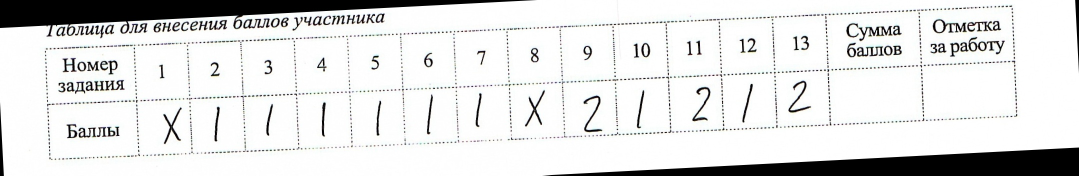
#> input picture img_rotated.jpg, 2158 x 351 px (shown at 1/2 size)
$ python -i mnist_preprocess_code.py   (imports and definitions only)
#> lines starting #> are read from the running program, lines starting #| are printed output that depends on the picture; after the words box and inside, x2 and y2 are one past the last pixel; in counts of white or black regions, pixels touching at a corner belong together
from scipy.ndimage import center_of_mass
import math
import cv2
import numpy as np


def getBestShift(img):
    """
    Calculates the optimal shift to center an image.

        This method determines the horizontal and vertical shifts needed to
        center the image's center of mass at the image's center.

        Args:
            img: The input image (NumPy array).

        Returns:
            tuple: A tuple containing the horizontal and vertical shift values (shiftx, shifty) as integers.
    """
    cy, cx = center_of_mass(img)

    rows, cols = img.shape
    shiftx = np.round(cols / 2.0 - cx).astype(int)
    shifty = np.round(rows / 2.0 - cy).astype(int)

    return shiftx, shifty


def shift(img, sx, sy):
    """
    Shifts an image by a specified number of pixels in the x and y directions.

        Args:
            img: The input image (NumPy array).
            sx: The amount to shift the image horizontally (in pixels).
            sy: The amount to shift the image vertically (in pixels).

        Returns:
            The shifted image (NumPy array).
    """
    rows, cols = img.shape
    M = np.float32([[1, 0, sx], [0, 1, sy]])
    shifted = cv2.warpAffine(img, M, (cols, rows))
    return shifted


def preprocess_image(img):
    """
    Preprocesses an image for use in a model.

      This method converts the input image to grayscale, applies thresholding,
      removes leading/trailing black rows and columns, resizes the image to a
      standard size, pads it with zeros, shifts it based on best alignment,
      and normalizes pixel values.

      Args:
        img: The input image as a NumPy array.

      Returns:
        A NumPy array representing the preprocessed image with shape (-1, 28, 28, 1).
    """
    gray = 255 - img
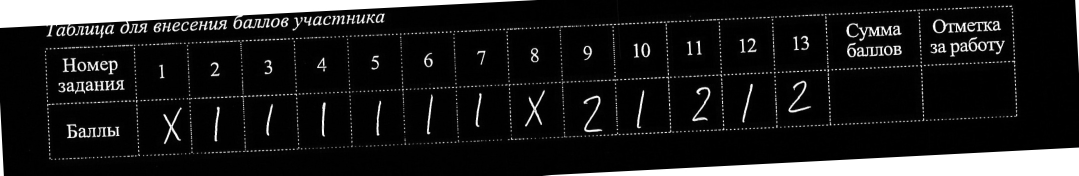
#> gray: shape (351, 2158) (shown at 1/2 size); min 0, max 255, mean 31.2
    (_, gray) = cv2.threshold(gray, 128, 255, cv2.THRESH_BINARY | cv2.THRESH_OTSU)
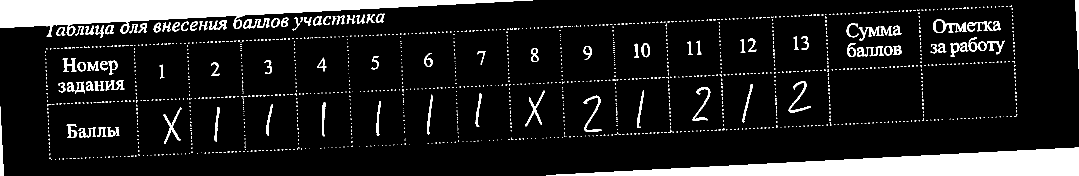
#> gray: shape (351, 2158) (shown at 1/2 size); 11.6% white; 1359 white regions (1262 under 20 px), largest, box (x1, y1, x2, y2) and area: (0, 0, 1066, 73) 30780, (1093, 295, 2158, 351) 30080, (1717, 52, 1785, 82) 618

    while np.sum(gray[0]) == 0:
        gray = gray[1:]
#> this loop made 0 passes
    while np.sum(gray[:, 0]) == 0:
        gray = np.delete(gray, 0, 1)
    while np.sum(gray[-1]) == 0:
        gray = gray[:-1]
    while np.sum(gray[:, -1]) == 0:
        gray = np.delete(gray, -1, 1)
    rows, cols = gray.shape
#> rows = 351; cols = 2158

    if rows > cols:
        factor = 20.0 / rows
        rows = 20
        cols = int(round(cols * factor))
        gray = cv2.resize(gray, (cols, rows))
    else:
        factor = 20.0 / cols
#> factor = 0.00927
        cols = 20
        rows = int(round(rows * factor))
#> rows = 3
        gray = cv2.resize(gray, (cols, rows))

    colsPadding = (
        int(math.ceil((28 - cols) / 2.0)),
        int(math.floor((28 - cols) / 2.0)),
    )
    rowsPadding = (
        int(math.ceil((28 - rows) / 2.0)),
        int(math.floor((28 - rows) / 2.0)),
    )
#> rowsPadding = (13, 12)
    gray = np.pad(gray, (rowsPadding, colsPadding), "constant")
#> gray: shape (28, 28)

    shiftx, shifty = getBestShift(gray)
#> in getBestShift, `cy, cx = center_of_mass(img)`: cy = 13.21; cx = 16.1
#> in getBestShift, `shiftx = np.round(cols / 2.0 - cx).astype(int)`: shiftx = -2
#> in getBestShift, `shifty = np.round(rows / 2.0 - cy).astype(int)`: shifty = 1
#> shiftx = -2; shifty = 1
    shifted = shift(gray, shiftx, shifty)
#> in shift, `M = np.float32([[1, 0, sx], [0, 1, sy]])`: M = [[1, 0, -2], [0, 1, 1]]
#> in shift, `shifted = cv2.warpAffine(img, M, (cols, rows))`:
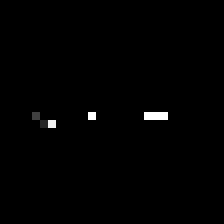
#> shifted: shape (28, 28) (shown 8 times larger); min 0, max 255, mean 1.7
    gray = shifted

    img = gray / 255.0
    img = np.array(img).reshape(-1, 28, 28, 1)
    return img

>>> import cv2
>>> picture = cv2.imread('../img_rotated.jpg', cv2.IMREAD_GRAYSCALE)
>>> result = preprocess_image(picture)

$ run again, on sample2.jpg
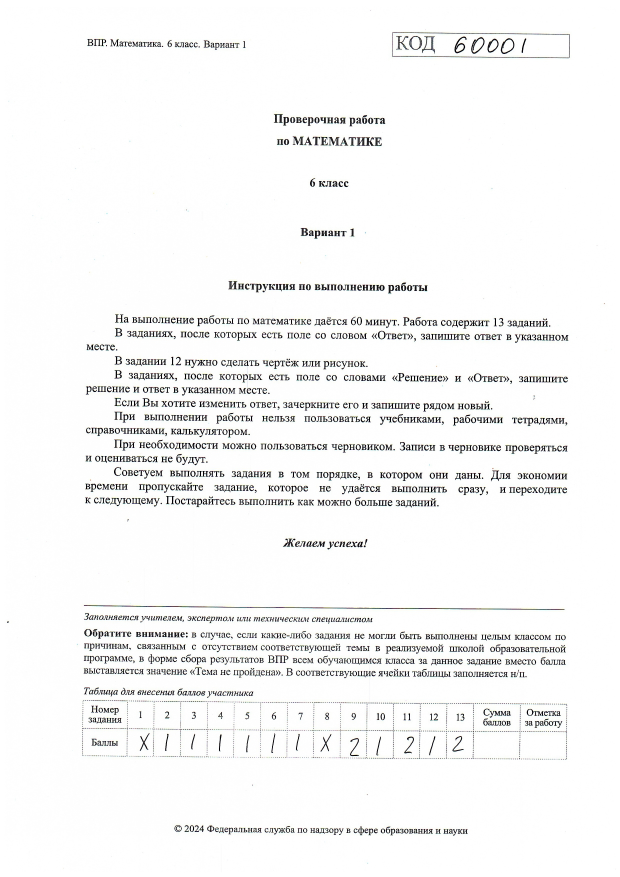
#> input picture sample2.jpg, 1240 x 1753 px (shown at 1/2 size)
#> in preprocess_image, `(_, gray) = cv2.threshold(gray, 128, 255, cv2.THRESH_BINARY | cv2.THRE..`:
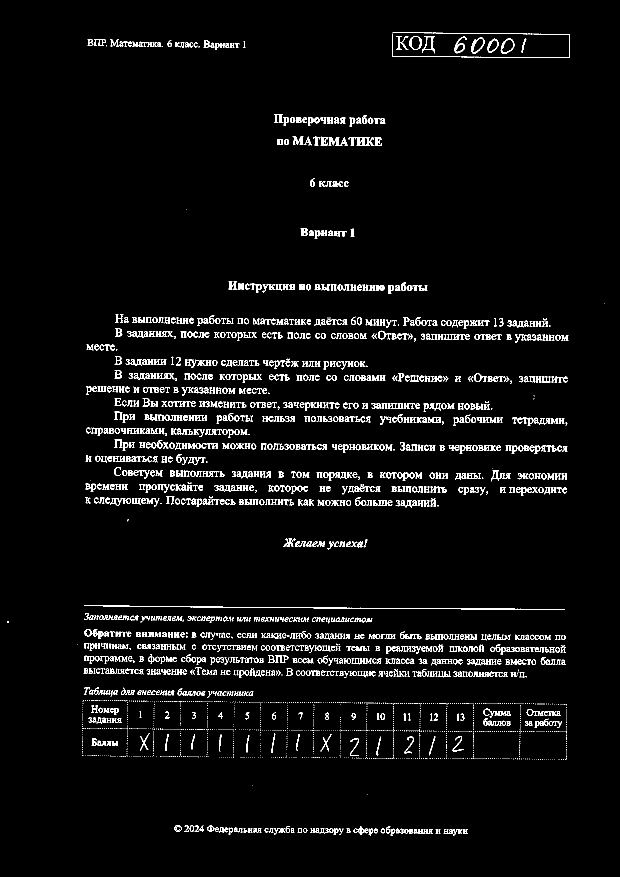
#> gray: shape (1753, 1240) (shown at 1/2 size); 4% white in thin lines or dots, all inside (x1, y1, x2, y2) = (14, 64, 1209, 1671)
#> the loop in preprocess_image, `while np.sum(gray[0]) == 0:` made 64 passes
#> the loop in preprocess_image, `while np.sum(gray[:, 0]) == 0:` made 14 passes
#> the loop in preprocess_image, `while np.sum(gray[-1]) == 0:` made 82 passes
#> the loop in preprocess_image, `while np.sum(gray[:, -1]) == 0:` made 31 passes
#> in preprocess_image, `gray = np.pad(gray, (rowsPadding, colsPadding), "constant")`:
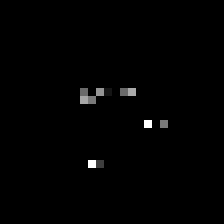
#> gray: shape (28, 28) (shown 8 times larger); min 0, max 255, mean 2
#> cy = 14.03; cx = 13.7
#> in getBestShift, `shiftx = np.round(cols / 2.0 - cx).astype(int)`: shiftx = 0
#> M = [[1, 0, 0], [0, 1, 0]]

$ run again, on table_image.jpg
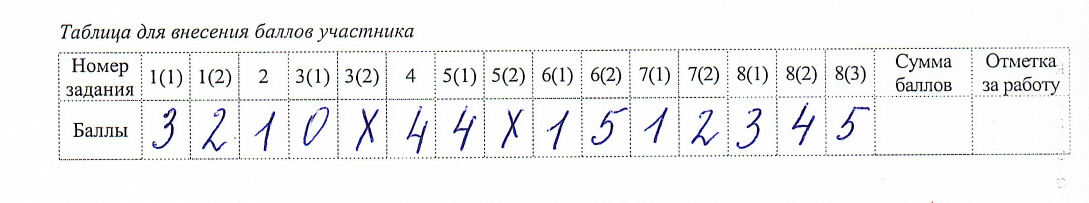
#> input picture table_image.jpg, 2178 x 405 px (shown at 1/2 size)
#> in preprocess_image, `(_, gray) = cv2.threshold(gray, 128, 255, cv2.THRESH_BINARY | cv2.THRE..`:
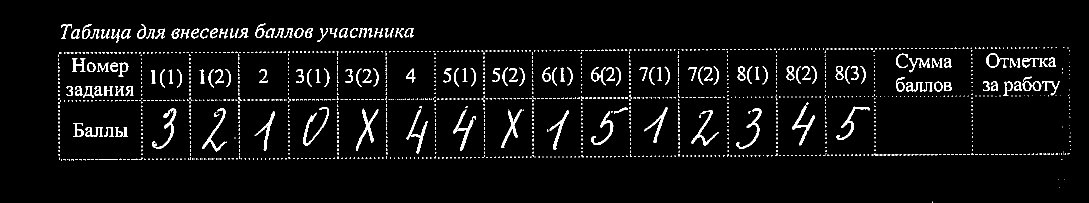
#> gray: shape (405, 2178) (shown at 1/2 size); 4.2% white; 1496 white regions (1338 under 20 px), largest, box (x1, y1, x2, y2) and area: (712, 217, 757, 302) 750, (305, 216, 353, 298) 708, (1584, 210, 1630, 291) 705
#> the loop in preprocess_image, `while np.sum(gray[0]) == 0:` made 47 passes
#> the loop in preprocess_image, `while np.sum(gray[:, 0]) == 0:` made 116 passes
#> the loop in preprocess_image, `while np.sum(gray[:, -1]) == 0:` made 37 passes
#> after the loop in preprocess_image, `while np.sum(gray[:, -1]) == 0:`:
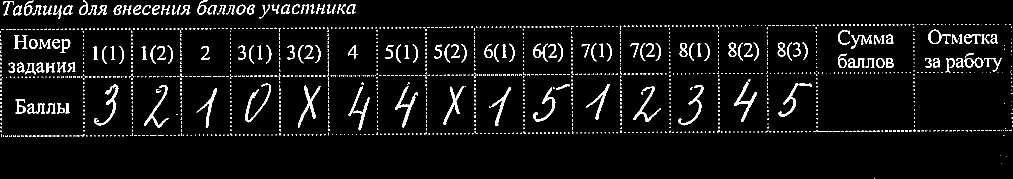
#> gray: shape (358, 2025) (shown at 1/2 size); 5.1% white; 1496 white regions (1338 under 20 px), largest, box (x1, y1, x2, y2) and area: (596, 170, 641, 255) 750, (189, 169, 237, 251) 708, (1468, 163, 1514, 244) 705
#> cy = 13; cx = 21
#> in getBestShift, `shiftx = np.round(cols / 2.0 - cx).astype(int)`: shiftx = -7
#> in getBestShift, `shifty = np.round(rows / 2.0 - cy).astype(int)`: shifty = 1
#> in preprocess_image, `shiftx, shifty = getBestShift(gray)`: shiftx = -7; shifty = 1
#> M = [[1, 0, -7], [0, 1, 1]]

$ run again, on table_rec_box.jpg
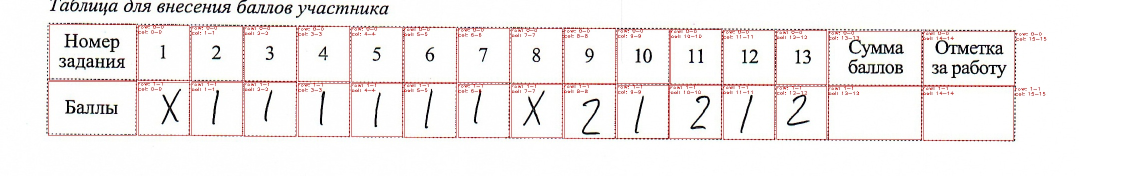
#> input picture table_rec_box.jpg, 2258 x 351 px (shown at 1/2 size)
#> in preprocess_image, `(_, gray) = cv2.threshold(gray, 128, 255, cv2.THRESH_BINARY | cv2.THRE..`:
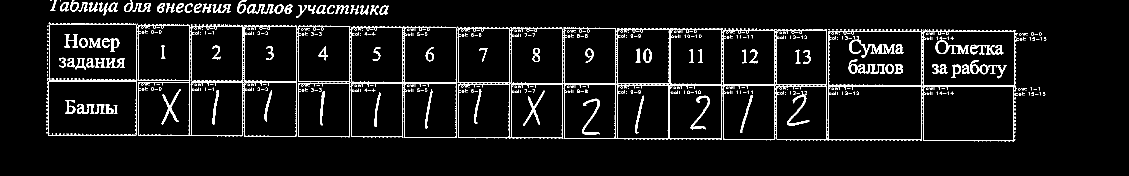
#> gray: shape (351, 2258) (shown at 1/2 size); 5.7% white in thin lines or dots, all inside (x1, y1, x2, y2) = (93, 0, 2093, 283)
#> the loop in preprocess_image, `while np.sum(gray[:, 0]) == 0:` made 93 passes
#> the loop in preprocess_image, `while np.sum(gray[-1]) == 0:` made 68 passes
#> in preprocess_image, `gray = np.pad(gray, (rowsPadding, colsPadding), "constant")`:
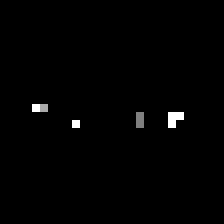
#> gray: shape (28, 28) (shown 8 times larger); min 0, max 255, mean 2.2
#> cy = 14.12; cx = 14.6
#> in getBestShift, `shiftx = np.round(cols / 2.0 - cx).astype(int)`: shiftx = -1
#> in getBestShift, `shifty = np.round(rows / 2.0 - cy).astype(int)`: shifty = 0
#> in preprocess_image, `shiftx, shifty = getBestShift(gray)`: shiftx = -1; shifty = 0
#> M = [[1, 0, -1], [0, 1, 0]]
